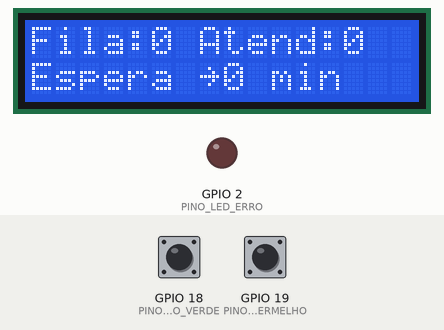
Bench run of a sketch on a simulated ESP32. On the bench: 16×2 character LCD, output pins drawn as LEDs (lit = HIGH). The inputs (shaded band) are chosen by the test bench; at power-on: GPIO 19 (PINO_BOTAO_VERMELHO) HIGH, GPIO 18 (PINO_BOTAO_VERDE) HIGH. WiFi joins after 1.5 s; servers stay silent unless stated; the local clock reads 2024-03-15 10:24:30 at power-on unless the sketch sets it; random numbers use the default seed unless the sketch sets one; EEPROM starts erased; no MQTT or app messages arrive unless stated; what the sketch prints to the serial monitor is not drawn.

Above: at 2.8 s.
2.9 s: GPIO 19 (PINO_BOTAO_VERMELHO) pulled LOW for 0.15 s
At 3.7 s:
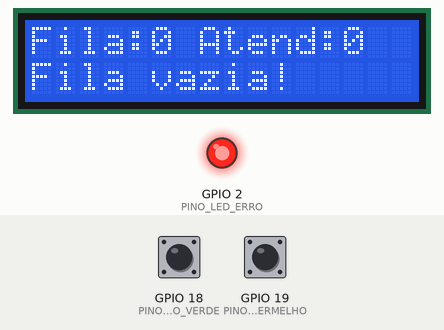
5.4 s: GPIO 18 (PINO_BOTAO_VERDE) pulled LOW for 0.15 s
At 5.9 s:
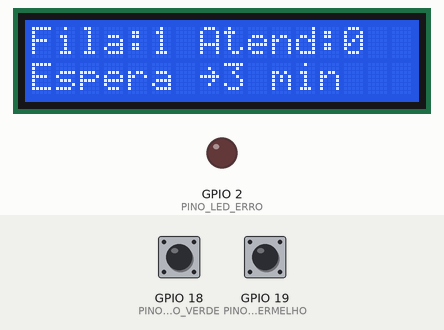
7.0 s: GPIO 19 (PINO_BOTAO_VERMELHO) pulled LOW for 1 s
At 8.3 s:
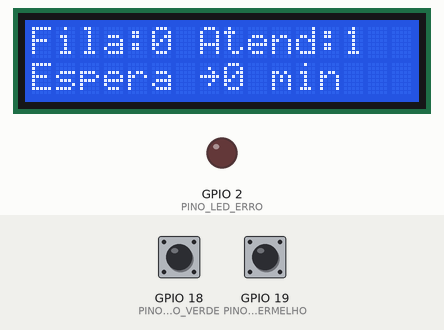
9.5 s: GPIO 18 (PINO_BOTAO_VERDE) pulled LOW for 1 s
At 10.2 s:
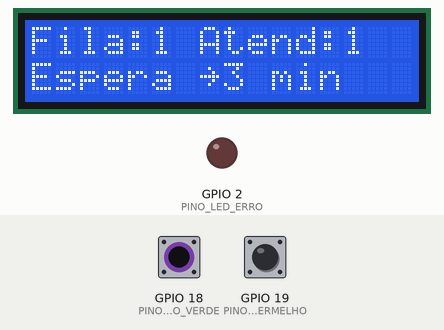
Timing chart, 0 to 12.5 s (numbered marks = the images above; inputs shaded):
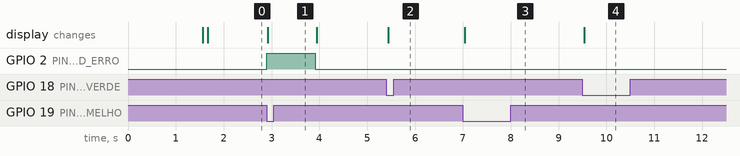

Measured:
- after the input at 2.9 s, GPIO 2 (PINO_LED_ERRO): LOW → HIGH at once, → LOW 1.0 s later; the display: changes at once (image 1)
- after the input at 5.4 s, the display: changes at once (image 2)
- after the input at 7.0 s, the display: changes at once (image 3)
- after the input at 9.5 s, the display: changes at once (image 4)

The sketch:

sketch.ino
```cpp
/*
 * Citizen Assist AI - Fila Virtual do Mutirão de Documentos (RS 2024)
 * Disciplina: Arquitetura e Organização de Computadores
 * Placa: ESP32 DevKit C V4 (simulada no Wokwi)
 *
 * O programa conta as pessoas na fila (botão verde = chegou alguém,
 * botão vermelho = atendimento concluído), calcula o tempo de espera
 * pela média e pela IA, mostra no LCD, escreve um log no Serial e
 * manda os dados por MQTT para o painel web.
 *
 * Arquitetura: o Xtensa LX6 do ESP32 usa Harvard modificada. Instruções
 * (IRAM) e dados (DRAM) ficam em memórias separadas, com barramentos
 * separados, e o código da Flash é lido através de uma cache.
 *
 *   Entrada: botões nos GPIO 18 e 19
 *   Processamento: CPU Xtensa LX6
 *   Memória: IRAM (instruções), DRAM (variáveis), cache e Flash
 *            (programa e fila salva)
 *   Saída: LCD (I2C), LED (GPIO 2), Serial e MQTT (Wi-Fi)
 */

#include <WiFi.h>
#include <PubSubClient.h>       // MQTT
#include <Wire.h>               // I2C do LCD
#include <LiquidCrystal_I2C.h>
#include <time.h>               // horário pelo NTP
#include <Preferences.h>        // salvar dados na Flash

// ----- Configurações -----

// Pinos (iguais aos do diagram.json)
const int PINO_BOTAO_VERDE    = 18;
const int PINO_BOTAO_VERMELHO = 19;
const int PINO_LED_ERRO       = 2;

// Wi-Fi do Wokwi (rede aberta)
const char* WIFI_NOME  = "Wokwi-GUEST";
const char* WIFI_SENHA = "";

const char* MQTT_BROKER = "broker.hivemq.com";
const int   MQTT_PORTA  = 1883;

// Tem que ser igual ao TOPICO do painel/index.html
const char* MQTT_TOPICO = "citizenassist/fila/gs2026-1ccfev-x7k3";

// Coeficientes da IA, tirados do notebook (dados simulados).
// espera = A x pessoas_na_fila + B x pessoas_no_pico + C
const float COEF_A = 2.4998;   // min por pessoa fora do pico
const float COEF_B = 1.0157;   // min a mais por pessoa no pico
const float COEF_C = -0.2486;

// Tempos em milissegundos
const unsigned long TEMPO_DEBOUNCE   = 200;
const unsigned long TEMPO_ERRO       = 1000;
const unsigned long INTERVALO_MQTT   = 10000;
const unsigned long INTERVALO_RECON  = 5000;   // MQTT
const unsigned long INTERVALO_WIFI   = 30000;
const unsigned long LIMITE_WIFI      = 30000;  // espera máxima no setup
const unsigned long TEMPO_ZERAR      = 3000;
const unsigned long INTERVALO_DESEMPENHO = 10000000;  // 10 s em microssegundos

const int MAX_TEMPOS  = 20;
const int MAX_EVENTOS = 20;

LiquidCrystal_I2C lcd(0x27, 16, 2);   // endereço 0x27, 16 colunas, 2 linhas
WiFiClient clienteWifi;
PubSubClient clienteMqtt(clienteWifi);
Preferences memoria_flash;

// ----- Variáveis globais (ficam na DRAM) -----

int pessoas_na_fila = 0;
int atendimentos_concluidos = 0;

// Vetor circular: quando enche, o valor novo entra no lugar do mais antigo
float tempos_atendimento[MAX_TEMPOS];   // em segundos
int quantidade_tempos = 0;
int posicao_tempo = 0;
unsigned long ultimo_atendimento_ms = 0;

struct Evento {
  char tipo[8];       // "ENTRADA", "SAIDA", "ERRO" ou "ZERAR"
  char horario[20];   // "AAAA-MM-DD HH:MM:SS"
  int fila;
};

Evento eventos[MAX_EVENTOS];   // log circular dos últimos 20 eventos
int quantidade_eventos = 0;
int posicao_evento = 0;

// Debounce
int leitura_anterior_verde = HIGH;
int leitura_anterior_vermelho = HIGH;
unsigned long ultimo_clique_verde = 0;
unsigned long ultimo_clique_vermelho = 0;

// Aviso de "Fila vazia!"
bool mostrando_erro = false;
unsigned long inicio_erro = 0;

// Wi-Fi e MQTT
bool precisa_publicar = false;
unsigned long ultima_publicacao = 0;
unsigned long ultima_tentativa_wifi = 0;
unsigned long ultima_tentativa_mqtt = 0;
bool wifi_estava_conectado = false;
String ultimo_evento = "INICIO";
String horario_ultimo_evento = "";

// Comando de zerar
bool segurando_dois_botoes = false;
unsigned long inicio_dois_botoes = 0;
bool ja_zerou = false;

// Medição de desempenho
unsigned long voltas_loop = 0;
unsigned long inicio_contagem_loop = 0;


// ----- Horário -----

// Sem NTP, devolve os segundos desde que a placa ligou (ex.: "35s")
String obterHorario() {
  struct tm info;
  if (getLocalTime(&info, 10)) {
    char texto[20];
    strftime(texto, sizeof(texto), "%Y-%m-%d %H:%M:%S", &info);
    return String(texto);
  }
  return String(millis() / 1000) + "s";
}

// Devolve 1 se for horário de pico (10h-12h ou 14h-16h), senão 0.
// Usamos localtime_r em vez de getLocalTime porque ele não fica
// esperando o NTP, o que atrapalharia a medição de desempenho.
int ehHorarioDePico() {
  float hora;

  time_t agora = time(NULL);
  struct tm info;
  localtime_r(&agora, &info);

  if (info.tm_year > (2016 - 1900)) {
    hora = info.tm_hour + info.tm_min / 60.0;
  } else {
    // sem NTP, fingimos que o dia começou às 8h quando a placa ligou
    hora = 8 + (millis() / 1000.0) / 3600.0;
  }

  if ((hora >= 10 && hora < 12) || (hora >= 14 && hora < 16)) {
    return 1;
  }
  return 0;
}


// ----- Log de eventos -----

// Guarda o evento no vetor e imprime uma linha CSV no Serial:
// data_hora,tipo,pessoas_na_fila,atendimentos_concluidos
void registrarEvento(const char* tipo) {
  String agora = obterHorario();

  strcpy(eventos[posicao_evento].tipo, tipo);
  agora.toCharArray(eventos[posicao_evento].horario, 20);
  eventos[posicao_evento].fila = pessoas_na_fila;

  posicao_evento = (posicao_evento + 1) % MAX_EVENTOS;
  if (quantidade_eventos < MAX_EVENTOS) {
    quantidade_eventos++;
  }

  Serial.print(agora);
  Serial.print(",");
  Serial.print(tipo);
  Serial.print(",");
  Serial.print(pessoas_na_fila);
  Serial.print(",");
  Serial.println(atendimentos_concluidos);

  ultimo_evento = tipo;
  horario_ultimo_evento = agora;
  precisa_publicar = true;
}

void guardarTempoAtendimento(float segundos) {
  tempos_atendimento[posicao_tempo] = segundos;
  posicao_tempo = (posicao_tempo + 1) % MAX_TEMPOS;
  if (quantidade_tempos < MAX_TEMPOS) {
    quantidade_tempos++;
  }
}


// ----- Estimativas de espera (em minutos) -----

// Convencional: pessoas na fila x média dos tempos guardados
float esperaConvencional() {
  if (pessoas_na_fila == 0) {
    return 0;
  }

  float media_minutos = 3.0;   // valor usado enquanto não tem histórico

  if (quantidade_tempos > 0) {
    float soma = 0;
    for (int i = 0; i < quantidade_tempos; i++) {
      soma = soma + tempos_atendimento[i];
    }
    media_minutos = (soma / quantidade_tempos) / 60.0;
  }

  return pessoas_na_fila * media_minutos;
}

// IA: espera = A x fila + B x (fila x pico) + C
float esperaIA() {
  if (pessoas_na_fila == 0) {
    return 0;
  }

  int pessoas_no_pico = pessoas_na_fila * ehHorarioDePico();
  float espera = COEF_A * pessoas_na_fila + COEF_B * pessoas_no_pico + COEF_C;

  // se tem alguém na fila, mostramos pelo menos 1 min
  if (espera < 1) {
    espera = 1;
  }
  return espera;
}


// ----- Base numérica -----

// Mostra a fila em decimal, binário e hexadecimal.
// As linhas começam com "#" para não misturar com o log CSV.
void mostrarEmBases(int valor) {
  Serial.print("# Fila em decimal: ");
  Serial.println(valor);
  Serial.print("# Fila em binario: ");
  Serial.println(valor, BIN);
  Serial.print("# Fila em hexadecimal: ");
  Serial.println(valor, HEX);
}


// ----- Flash (memória não volátil) -----

// A Flash tem limite de gravações. Gravar a cada clique serve
// para o protótipo, mas num uso real seria melhor gravar menos.
void salvarNaFlash() {
  memoria_flash.putInt("fila", pessoas_na_fila);
  memoria_flash.putInt("atendidos", atendimentos_concluidos);
}

// Zera a fila, os contadores, os históricos e a Flash
void zerarTudo() {
  pessoas_na_fila = 0;
  atendimentos_concluidos = 0;
  quantidade_tempos = 0;
  posicao_tempo = 0;
  quantidade_eventos = 0;
  posicao_evento = 0;
  ultimo_atendimento_ms = millis();
  memoria_flash.clear();
  registrarEvento("ZERAR");

  lcd.clear();
  lcd.setCursor(0, 0);
  lcd.print("Tudo zerado!");
  lcd.setCursor(0, 1);
  lcd.print("Solte os botoes");
  Serial.println("# Comando ZERAR: fila, contadores e Flash apagados");
  precisa_publicar = true;
}

// Verde e vermelho apertados juntos por 3 s zeram tudo.
// Cada botão ainda conta um clique ao apertar, mas depois tudo é zerado.
void verificarComandoZerar() {
  bool verde_apertado    = (digitalRead(PINO_BOTAO_VERDE) == LOW);
  bool vermelho_apertado = (digitalRead(PINO_BOTAO_VERMELHO) == LOW);

  if (verde_apertado && vermelho_apertado) {
    if (!segurando_dois_botoes) {
      segurando_dois_botoes = true;
      inicio_dois_botoes = millis();
    }
    if (!ja_zerou && millis() - inicio_dois_botoes >= TEMPO_ZERAR) {
      zerarTudo();
      ja_zerou = true;   // só zera uma vez enquanto segura
    }
  } else {
    if (ja_zerou) {
      atualizarLCD();
    }
    segurando_dois_botoes = false;
    ja_zerou = false;
  }
}


// ----- Desempenho -----

// Uma execução é rápida demais para medir, então rodamos 1000 vezes
// e dividimos por 1000. Usamos fila 10 porque com 0 a função sai antes da conta.
void medirTempoIA() {
  int fila_guardada = pessoas_na_fila;
  pessoas_na_fila = 10;

  volatile float resultado = 0;   // volatile para o compilador não pular a conta
  unsigned long inicio = micros();
  for (int i = 0; i < 1000; i++) {
    resultado = esperaIA();
  }
  unsigned long total_us = micros() - inicio;

  pessoas_na_fila = fila_guardada;

  float media_us = total_us / 1000.0;
  Serial.print("# esperaIA(): ");
  Serial.print(media_us, 3);
  Serial.println(" us por execucao (media de 1000)");
  // ciclos = tempo (us) x frequência (MHz)
  Serial.print("# Ciclos estimados por execucao: ");
  Serial.println(media_us * ESP.getCpuFreqMHz(), 0);
  Serial.print("# (resultado do teste com fila 10: ");
  Serial.print(resultado, 1);
  Serial.println(" min)");
}

// A cada 10 s mostra quantas voltas por segundo o loop deu
void contarVoltasLoop() {
  voltas_loop++;
  unsigned long passou_us = micros() - inicio_contagem_loop;
  if (passou_us >= INTERVALO_DESEMPENHO) {
    float voltas_por_segundo = voltas_loop / (passou_us / 1000000.0);
    Serial.print("# Loop: ");
    Serial.print(voltas_por_segundo, 0);
    Serial.println(" voltas/s");
    voltas_loop = 0;
    inicio_contagem_loop = micros();
  }
}


// ----- LCD -----

// Linha 1: "Fila:X Atend:Y" / Linha 2: "Espera ~Z min" (IA)
void atualizarLCD() {
  lcd.clear();
  lcd.setCursor(0, 0);
  lcd.print("Fila:");
  lcd.print(pessoas_na_fila);
  lcd.print(" Atend:");
  lcd.print(atendimentos_concluidos);

  lcd.setCursor(0, 1);
  lcd.print("Espera ~");
  lcd.print((int) round(esperaIA()));
  lcd.print(" min");
}


// ----- Botões com debounce -----
// Com INPUT_PULLUP, solto = HIGH e apertado = LOW. O clique só conta
// quando passa de HIGH para LOW e já passaram 200 ms do último.

bool botaoVerdeApertado() {
  int leitura = digitalRead(PINO_BOTAO_VERDE);
  bool apertou = false;

  if (leitura == LOW && leitura_anterior_verde == HIGH &&
      millis() - ultimo_clique_verde > TEMPO_DEBOUNCE) {
    apertou = true;
    ultimo_clique_verde = millis();
  }

  leitura_anterior_verde = leitura;
  return apertou;
}

bool botaoVermelhoApertado() {
  int leitura = digitalRead(PINO_BOTAO_VERMELHO);
  bool apertou = false;

  if (leitura == LOW && leitura_anterior_vermelho == HIGH &&
      millis() - ultimo_clique_vermelho > TEMPO_DEBOUNCE) {
    apertou = true;
    ultimo_clique_vermelho = millis();
  }

  leitura_anterior_vermelho = leitura;
  return apertou;
}


// ----- O que cada botão faz -----

// Verde: chegou uma pessoa
void tratarChegada() {
  // se a fila estava vazia, o tempo do próximo atendimento começa agora
  if (pessoas_na_fila == 0) {
    ultimo_atendimento_ms = millis();
  }

  pessoas_na_fila++;
  registrarEvento("ENTRADA");
  salvarNaFlash();
  mostrarEmBases(pessoas_na_fila);
  atualizarLCD();
}

// Vermelho: atendimento concluído
void tratarSaida() {
  // fila vazia: não deixa ficar negativa, acende o LED e mostra o aviso
  if (pessoas_na_fila == 0) {
    digitalWrite(PINO_LED_ERRO, HIGH);
    lcd.setCursor(0, 1);
    lcd.print("Fila vazia!     ");
    mostrando_erro = true;
    inicio_erro = millis();   // o loop apaga depois de 1 s
    registrarEvento("ERRO");
    return;
  }

  pessoas_na_fila--;
  atendimentos_concluidos++;

  // tempo deste atendimento = agora - último atendimento
  unsigned long agora = millis();
  float segundos = (agora - ultimo_atendimento_ms) / 1000.0;
  guardarTempoAtendimento(segundos);
  ultimo_atendimento_ms = agora;

  registrarEvento("SAIDA");
  salvarNaFlash();
  mostrarEmBases(pessoas_na_fila);
  atualizarLCD();
}


// ----- Wi-Fi e MQTT -----

// Tenta reconectar sem travar o programa. O Wi-Fi tenta de novo a cada
// 30 s, sem desligar a tentativa anterior, porque no Wokwi demora para conectar.
void manterConexoes() {
  if (WiFi.status() != WL_CONNECTED) {
    wifi_estava_conectado = false;
    if (millis() - ultima_tentativa_wifi > INTERVALO_WIFI) {
      Serial.println("# Sem Wi-Fi. Nova tentativa de conexao...");
      WiFi.begin(WIFI_NOME, WIFI_SENHA, 6);
      ultima_tentativa_wifi = millis();
    }
    return;   // sem Wi-Fi não adianta tentar o MQTT
  }

  if (!wifi_estava_conectado) {
    Serial.print("# Wi-Fi conectado! IP: ");
    Serial.println(WiFi.localIP());
    wifi_estava_conectado = true;
  }

  // MQTT: tenta a cada 5 s
  if (!clienteMqtt.connected()) {
    if (millis() - ultima_tentativa_mqtt > INTERVALO_RECON) {
      Serial.println("# Conectando ao broker MQTT...");
      // cada cliente precisa de um ID diferente no broker
      String id = "citizenassist-esp32-" + String(random(10000));
      if (clienteMqtt.connect(id.c_str())) {
        Serial.println("# MQTT conectado!");
        precisa_publicar = true;
      } else {
        Serial.print("# Falha no MQTT, codigo: ");
        Serial.println(clienteMqtt.state());
      }
      ultima_tentativa_mqtt = millis();
    }
  }
}

// Monta o JSON e publica. Exemplo:
// {"fila":3,"atendidos":5,"espera_ia_min":4.3,"espera_media_min":6.0,
//  "ultimo_evento":"ENTRADA","horario":"2026-11-14 10:31:05"}
void publicarMQTT() {
  String json = "{";
  json += "\"fila\":";
  json += String(pessoas_na_fila);
  json += ",\"atendidos\":";
  json += String(atendimentos_concluidos);
  json += ",\"espera_ia_min\":";
  json += String(esperaIA(), 1);
  json += ",\"espera_media_min\":";
  json += String(esperaConvencional(), 1);
  json += ",\"ultimo_evento\":\"";
  json += ultimo_evento;
  json += "\",\"horario\":\"";
  json += horario_ultimo_evento;
  json += "\"}";

  // true = mensagem retida, quem abrir o painel depois já recebe o último estado
  clienteMqtt.publish(MQTT_TOPICO, json.c_str(), true);
  Serial.print("# MQTT enviado: ");
  Serial.println(json);
}


// ----- Setup: roda uma vez quando a placa liga -----
void setup() {
  Serial.begin(115200);

  pinMode(PINO_BOTAO_VERDE, INPUT_PULLUP);
  pinMode(PINO_BOTAO_VERMELHO, INPUT_PULLUP);
  pinMode(PINO_LED_ERRO, OUTPUT);
  digitalWrite(PINO_LED_ERRO, LOW);

  // O Wi-Fi tem que começar antes do LCD: no Wokwi, com o LCD primeiro
  // o Wi-Fi não conectava. Esperamos no máximo 30 s.
  Serial.print("# Conectando ao Wi-Fi");
  WiFi.mode(WIFI_STA);
  WiFi.setAutoReconnect(true);
  WiFi.begin(WIFI_NOME, WIFI_SENHA, 6);   // canal 6 conecta mais rápido no Wokwi
  unsigned long inicio_wifi = millis();
  while (WiFi.status() != WL_CONNECTED && millis() - inicio_wifi < LIMITE_WIFI) {
    delay(250);
    Serial.print(".");
  }
  ultima_tentativa_wifi = millis();

  // LCD no I2C: SDA = GPIO 21, SCL = GPIO 22
  lcd.init();
  lcd.backlight();

  if (WiFi.status() == WL_CONNECTED) {
    Serial.println(" conectado!");
    Serial.print("# IP: ");
    Serial.println(WiFi.localIP());
    wifi_estava_conectado = true;
  } else {
    // sem rede a fila funciona offline, e o loop tenta conectar de novo
    Serial.println();
    Serial.println("# Sem Wi-Fi: funcionando offline");
    lcd.setCursor(0, 0);
    lcd.print("Sem rede");
    delay(2000);
  }

  // Recupera da Flash a fila salva antes de desligar (0 se nunca salvou)
  memoria_flash.begin("fila", false);
  pessoas_na_fila = memoria_flash.getInt("fila", 0);
  atendimentos_concluidos = memoria_flash.getInt("atendidos", 0);
  Serial.print("# Dados recuperados da Flash: fila ");
  Serial.print(pessoas_na_fila);
  Serial.print(", atendidos ");
  Serial.println(atendimentos_concluidos);

  // Horário pelo NTP, fuso de Brasília (UTC-3)
  configTime(-3 * 3600, 0, "pool.ntp.org");

  clienteMqtt.setServer(MQTT_BROKER, MQTT_PORTA);
  clienteMqtt.setBufferSize(512);
  // O simulador é mais lento que o tempo real e, com 15 s,
  // o broker derrubava a conexão. Por isso usamos 60 s.
  clienteMqtt.setKeepAlive(60);

  // Memória, para o relatório
  Serial.print("# Heap total (RAM): ");
  Serial.print(ESP.getHeapSize());
  Serial.println(" bytes");
  Serial.print("# Heap livre (RAM): ");
  Serial.print(ESP.getFreeHeap());
  Serial.println(" bytes");
  Serial.print("# Tamanho da Flash: ");
  Serial.print(ESP.getFlashChipSize());
  Serial.println(" bytes");
  Serial.print("# Tamanho do programa (sketch): ");
  Serial.print(ESP.getSketchSize());
  Serial.println(" bytes");
  Serial.print("# Espaco livre para programa: ");
  Serial.print(ESP.getFreeSketchSpace());
  Serial.println(" bytes");

  // Desempenho, para o relatório
  Serial.print("# Frequencia do clock da CPU: ");
  Serial.print(ESP.getCpuFreqMHz());
  Serial.println(" MHz");
  medirTempoIA();
  inicio_contagem_loop = micros();

  // Cabeçalho do log CSV (linhas com # são só mensagens)
  Serial.println("data_hora,tipo,pessoas_na_fila,atendimentos_concluidos");

  horario_ultimo_evento = obterHorario();
  ultimo_atendimento_ms = millis();
  atualizarLCD();
  precisa_publicar = true;
}


// ----- Loop -----
void loop() {
  manterConexoes();
  clienteMqtt.loop();

  if (botaoVerdeApertado()) {
    tratarChegada();
  }
  if (botaoVermelhoApertado()) {
    tratarSaida();
  }
  verificarComandoZerar();

  // apaga o aviso de erro depois de 1 s
  if (mostrando_erro && millis() - inicio_erro >= TEMPO_ERRO) {
    digitalWrite(PINO_LED_ERRO, LOW);
    mostrando_erro = false;
    atualizarLCD();
  }

  // publica quando algo mudou ou a cada 10 s
  if (clienteMqtt.connected()) {
    if (precisa_publicar || millis() - ultima_publicacao >= INTERVALO_MQTT) {
      publicarMQTT();
      precisa_publicar = false;
      ultima_publicacao = millis();
    }
  }

  contarVoltasLoop();

  // Digitar "r" no Serial reinicia a placa. A RAM é apagada, mas a Flash
  // mantém a fila. Fizemos isso porque o botão EN não reinicia no Wokwi.
  if (Serial.available() > 0) {
    char comando = Serial.read();
    if (comando == 'r' || comando == 'R') {
      Serial.println("# Reiniciando a placa (teste de persistencia)...");
      delay(500);
      ESP.restart();
    }
  }
}
```
